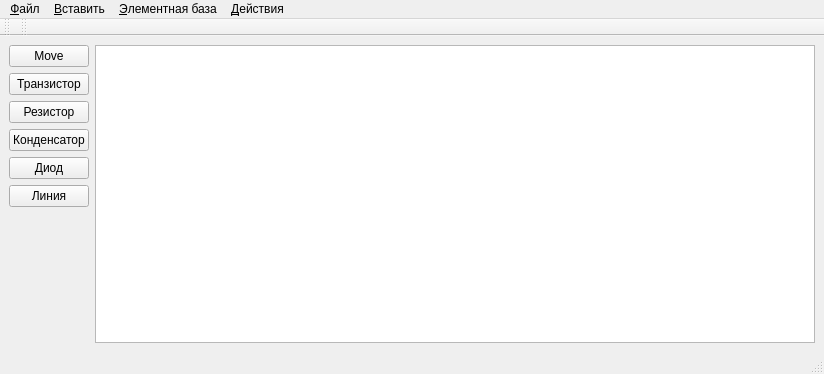
<?xml version="1.0" encoding="UTF-8"?>
<ui version="4.0">
 <class>MainWindow</class>
 <widget class="QMainWindow" name="MainWindow">
  <property name="geometry">
   <rect>
    <x>0</x>
    <y>0</y>
    <width>824</width>
    <height>374</height>
   </rect>
  </property>
  <property name="windowTitle">
   <string>MainWindow</string>
  </property>
  <widget class="QWidget" name="centralwidget">
   <layout class="QGridLayout" name="gridLayout">
    <item row="0" column="0">
     <layout class="QVBoxLayout" name="verticalLayout">
      <item>
       <widget class="QPushButton" name="pBtn_Move">
        <property name="text">
         <string>Move</string>
        </property>
       </widget>
      </item>
      <item>
       <widget class="QPushButton" name="pBtn_InsTransistor">
        <property name="text">
         <string>Транзистор</string>
        </property>
       </widget>
      </item>
      <item>
       <widget class="QPushButton" name="pBtn_InsResistor">
        <property name="text">
         <string>Резистор</string>
        </property>
       </widget>
      </item>
      <item>
       <widget class="QPushButton" name="pBtn_InsCondensator">
        <property name="text">
         <string>Конденсатор</string>
        </property>
       </widget>
      </item>
      <item>
       <widget class="QPushButton" name="pBtn_InsDiode">
        <property name="text">
         <string>Диод</string>
        </property>
       </widget>
      </item>
      <item>
       <widget class="QPushButton" name="pBtn_InsLine">
        <property name="text">
         <string>Линия</string>
        </property>
        <property name="checkable">
         <bool>true</bool>
        </property>
       </widget>
      </item>
      <item>
       <spacer name="verticalSpacer">
        <property name="orientation">
         <enum>Qt::Vertical</enum>
        </property>
        <property name="sizeHint" stdset="0">
         <size>
          <width>74</width>
          <height>118</height>
         </size>
        </property>
       </spacer>
      </item>
     </layout>
    </item>
    <item row="0" column="1">
     <widget class="MyGV" name="graphicsView">
      <property name="verticalScrollBarPolicy">
       <enum>Qt::ScrollBarAsNeeded</enum>
      </property>
     </widget>
    </item>
   </layout>
  </widget>
  <widget class="QMenuBar" name="menubar">
   <property name="geometry">
    <rect>
     <x>0</x>
     <y>0</y>
     <width>824</width>
     <height>21</height>
    </rect>
   </property>
   <widget class="QMenu" name="menu_File">
    <property name="title">
     <string>&amp;Файл</string>
    </property>
    <addaction name="action_Open"/>
    <addaction name="action_Save"/>
    <addaction name="action_Save_As"/>
    <addaction name="action_Close"/>
   </widget>
   <widget class="QMenu" name="menu_Insert">
    <property name="title">
     <string>&amp;Вставить</string>
    </property>
    <addaction name="action_Add_Transistor"/>
    <addaction name="action_Add_Diode"/>
    <addaction name="action_Add_Resistor"/>
    <addaction name="action_Add_Capacitor"/>
   </widget>
   <widget class="QMenu" name="menu_DB_Elements">
    <property name="title">
     <string>&amp;Элементная база</string>
    </property>
    <addaction name="action_T_DB"/>
    <addaction name="action_R_DB"/>
    <addaction name="action_C_DB"/>
    <addaction name="action_D_DB"/>
   </widget>
   <widget class="QMenu" name="menu_Act">
    <property name="title">
     <string>&amp;Действия</string>
    </property>
    <addaction name="action_Delete"/>
    <addaction name="Rotate_clockwise"/>
    <addaction name="Rotate_counterclockwise"/>
    <addaction name="Scale_plus"/>
    <addaction name="Scale_minus"/>
   </widget>
   <addaction name="menu_File"/>
   <addaction name="menu_Insert"/>
   <addaction name="menu_DB_Elements"/>
   <addaction name="menu_Act"/>
  </widget>
  <widget class="QStatusBar" name="statusbar"/>
  <widget class="QToolBar" name="toolBar_DBElem">
   <property name="windowTitle">
    <string>toolBar</string>
   </property>
   <attribute name="toolBarArea">
    <enum>TopToolBarArea</enum>
   </attribute>
   <attribute name="toolBarBreak">
    <bool>false</bool>
   </attribute>
  </widget>
  <widget class="QToolBar" name="toolBar_Act">
   <property name="windowTitle">
    <string>toolBar</string>
   </property>
   <attribute name="toolBarArea">
    <enum>TopToolBarArea</enum>
   </attribute>
   <attribute name="toolBarBreak">
    <bool>false</bool>
   </attribute>
  </widget>
  <action name="action_Open">
   <property name="text">
    <string>&amp;Открыть</string>
   </property>
  </action>
  <action name="action_Save">
   <property name="text">
    <string>&amp;Сохранить</string>
   </property>
  </action>
  <action name="action_Close">
   <property name="text">
    <string>&amp;Закрыть</string>
   </property>
  </action>
  <action name="action_Add_Transistor">
   <property name="text">
    <string>&amp;Транзистор</string>
   </property>
  </action>
  <action name="action_Add_Diode">
   <property name="text">
    <string>&amp;Диод</string>
   </property>
  </action>
  <action name="action_Add_Resistor">
   <property name="text">
    <string>&amp;Резистор</string>
   </property>
  </action>
  <action name="action_Add_Capacitor">
   <property name="text">
    <string>&amp;Конденсатор</string>
   </property>
  </action>
  <action name="action_T_DB">
   <property name="text">
    <string>&amp;База транзисторов</string>
   </property>
  </action>
  <action name="action_R_DB">
   <property name="text">
    <string>&amp;База резисторов</string>
   </property>
  </action>
  <action name="action_DB_Transistor">
   <property name="text">
    <string>&amp;Транзистор</string>
   </property>
  </action>
  <action name="action_DB_Resistor">
   <property name="text">
    <string>&amp;Резистор</string>
   </property>
  </action>
  <action name="action_DB_Diode">
   <property name="text">
    <string>&amp;Диод</string>
   </property>
  </action>
  <action name="action_DB_Capacitor">
   <property name="text">
    <string>&amp;Конденсатор</string>
   </property>
  </action>
  <action name="action_C_DB">
   <property name="text">
    <string>&amp;База конденсаторов</string>
   </property>
  </action>
  <action name="action_D_DB">
   <property name="text">
    <string>&amp;База диодов</string>
   </property>
  </action>
  <action name="action_90">
   <property name="text">
    <string>&amp;Повернуть на +90</string>
   </property>
  </action>
  <action name="action_91">
   <property name="text">
    <string>&amp;Повернуть на -90</string>
   </property>
  </action>
  <action name="action_Delete">
   <property name="text">
    <string>&amp;Удалить элемент</string>
   </property>
  </action>
  <action name="Rotate_clockwise">
   <property name="text">
    <string>&amp;Повернуть по часовой</string>
   </property>
  </action>
  <action name="Rotate_counterclockwise">
   <property name="text">
    <string>&amp;Повернуть против часовой</string>
   </property>
  </action>
  <action name="Scale_plus">
   <property name="text">
    <string>$Масштаб+</string>
   </property>
  </action>
  <action name="Scale_minus">
   <property name="text">
    <string>$Масштаб-</string>
   </property>
  </action>
  <action name="action_Save_As">
   <property name="text">
    <string>$Сохранить как...</string>
   </property>
  </action>
 </widget>
 <customwidgets>
  <customwidget>
   <class>MyGV</class>
   <extends>QGraphicsView</extends>
   <header location="global">mygv.h</header>
  </customwidget>
 </customwidgets>
 <resources/>
 <connections/>
</ui>
